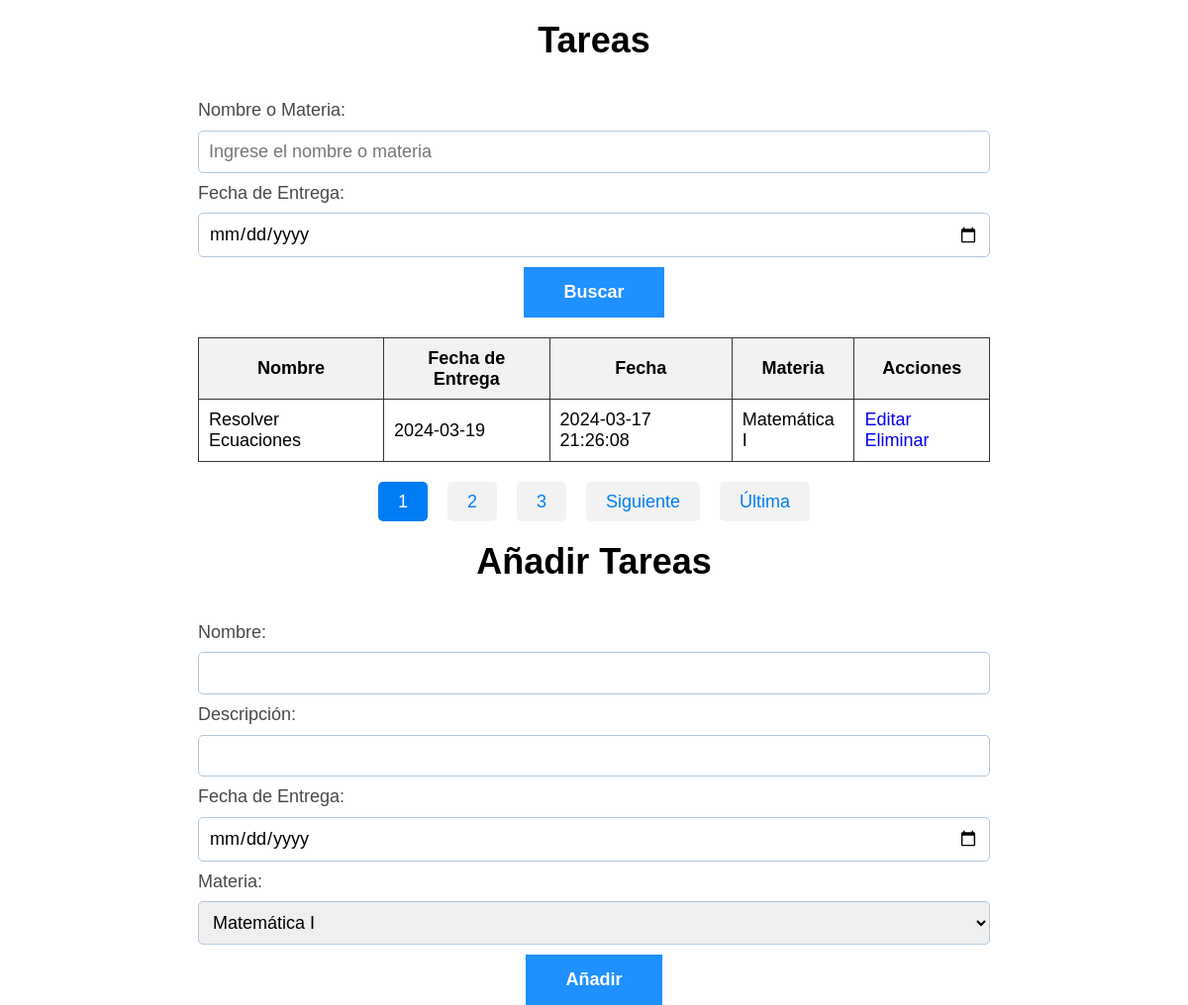
/admin/tareas.php (signed in), run on the app's committed database.
### tables this page shows
CREATE TABLE `tareas` (
  `id` int(11) NOT NULL,
  `nombre` varchar(255) NOT NULL,
  `descripcion` varchar(255) NOT NULL,
  `fecha_entrega` date NOT NULL,
  `archivo` longblob NOT NULL,
  `fecha_emision` timestamp NOT NULL DEFAULT current_timestamp(),
  `materia_id` int(11) DEFAULT NULL
);

CREATE TABLE `materias` (
  `id` int(11) NOT NULL,
  `nombre` varchar(100) NOT NULL,
  `instructor` varchar(255) NOT NULL,
  `curso_id` int(11) NOT NULL
);

### admin/tareas.php (the view, shortened to what this page needs)
<?php
include("../config/sesion.php");
$search = isset($_GET['search']) ? $_GET['search'] : '';
$date = isset($_GET['date']) ? $_GET['date'] : '';
$base_url = 'tareas.php';
$query_string = '';
$query = "SELECT * FROM tareas WHERE 1";
$get_inscriptions = $conn->prepare($query);
$get_inscriptions->execute();
$resultados = $get_inscriptions->fetchAll();
$num_inscripciones_por_pagina = 1;
$total_resultados = count($resultados);
$total_paginas = ceil($total_resultados / $num_inscripciones_por_pagina);
$pagina_actual = isset($_GET['pagina']) ? min(max(1, $_GET['pagina']), $total_paginas) : 1;
$inicio = ($pagina_actual - 1) * $num_inscripciones_por_pagina;
$resultados_paginados = array_slice($resultados, $inicio, $num_inscripciones_por_pagina);
?>
<!DOCTYPE html>
<html lang="en">
<head>
    <link rel="stylesheet" href="../build/css/app.css" />
</head>
<body>
    <h2>Tareas</h2>
    <div class="bloques">
        <form class="formulario" method="GET" action="<?= $base_url ?>">
            <label for="search" class="formulario__label">Nombre o Materia:</label>
            <input class="formulario__input" type="text" name="search" placeholder="Ingrese el nombre o materia" value="<?= htmlspecialchars($search) ?>">
            <label for="date" class="formulario__label">Fecha de Entrega:</label>
            <input class="formulario__input" type="date" name="date" id="date" value="<?= htmlspecialchars($date) ?>">
            <button class="formulario__submit" type="submit">Buscar</button>
        </form>
        <table>
            <thead>
                <tr>
                    <th>Nombre</th>
                    <th>Fecha de Entrega</th>
                    <th>Fecha</th>
                    <th>Materia</th>
                    <th>Acciones</th>
                </tr>
            </thead>
            <tbody>
                <?php foreach ($resultados_paginados as $tareas) { ?>
                    <tr>
                        <td><?= $tareas['nombre']; ?></td>
                        <td><?= $tareas['fecha_entrega']; ?></td>
                        <td><?= $tareas['fecha_emision']; ?></td>
                        <td>
                            <?php
                            $query_materia = "SELECT nombre FROM materias WHERE id = ?";
                            $get_materia = $conn->prepare($query_materia);
                            $get_materia->execute([$tareas['materia_id']]);
                            $materia = $get_materia->fetchColumn();
                            echo $materia;
                            ?>
                        </td>
                        <td><a href="updateInstructor?id=<?= $tareas["id"] ?>">Editar</a> <a href="deleteInstructor?id=<?= $tareas['id'] ?>">Eliminar</a></td>
                    </tr>
                <?php } ?>
            </tbody>
        </table>
        <?php if ($total_paginas > 1) { ?>
            <div class='pagination'>
                <?php for ($i = 1; $i <= $total_paginas; $i++) { ?>
                    <a <?= ($pagina_actual == $i) ? 'class="active"' : '' ?> href='<?= "$base_url?pagina=$i$query_string" ?>'><?= $i ?></a>
                <?php } ?>
                <?php if ($pagina_actual < $total_paginas) { ?>
                    <a href='<?= "$base_url?pagina=" . ($pagina_actual + 1) . "$query_string" ?>'> Siguiente </a>
                    <a href='<?= "$base_url?pagina=$total_paginas$query_string" ?>'> Última </a>
                <?php } ?>
            </div>
        <?php } ?>
    </div>
    <h2>Añadir Tareas</h2>
    <div class="bloques">
        <form action="tareas.php" method="POST" class="formulario">
            <label for="nombre" class="formulario__label">Nombre:</label>
            <input class="formulario__input" type="text" name="nombre" id="nombre" required value="<?php echo isset($_POST['nombre']) ? htmlspecialchars($_POST['nombre']) : ''; ?>" />
            <label for="descripcion" class="formulario__label">Descripción:</label>
            <input class="formulario__input" type="text" name="descripcion" id="descripcion" required value="<?php echo isset($_POST['descripcion']) ? htmlspecialchars($_POST['descripcion']) : ''; ?>" />
            <label for="fecha_entrega" class="formulario__label">Fecha de Entrega:</label>
            <input class="formulario__input" type="date" name="fecha_entrega" id="fecha_entrega" required value="<?php echo isset($_POST['fecha_entrega']) ? htmlspecialchars($_POST['fecha_entrega']) : ''; ?>" />
            <label for="materia" class="formulario__label">Materia:</label>
            <select class="formulario__input" name="materia" id="materia">
                <?php
                $query_cursos = "SELECT * FROM materias";
                $get_cursos = $conn->prepare($query_cursos);
                $get_cursos->execute();
                $materias = $get_cursos->fetchAll();
                foreach ($materias as $materia) echo "<option value='" . $materia['id'] . "'>" . $materia['nombre'] . "</option>";
                ?>
            </select>
            <input class="formulario__submit" type="submit" value="Añadir">
        </form>
    </div>
</body>
</html>

### build/css/app.css (style rules this page uses)
* { list-style:none }
html { box-sizing:border-box;font-size:62.5%;height:100% }
*,:after,:before { box-sizing:inherit }
body { font-family:Outfit,sans-serif;font-size:1.8rem }
a { text-decoration:none }
html { line-height:1.15;-webkit-text-size-adjust:100% }
body { margin:0 }
a { background-color:transparent }
button,input,optgroup,select,textarea { font-family:inherit;font-size:100%;line-height:1.15;margin:0 }
button,input { overflow:visible }
button,select { text-transform:none }
[type=button],[type=reset],[type=submit],button { -webkit-appearance:button }
h1,h2,h3 { font-family:Outfit,sans-serif;font-weight:900;margin:2rem 0;text-align:center }
h2 { font-size:3.6rem }
.bloques { margin:0 auto;width:min(95%,80rem) }
@media (min-width:768px) { .bloques { margin-top:3rem } }
.formulario { display:flex;flex-direction:column }
.formulario__label { color:rgba(26,27,21,.8);display:block;font-size:1.8rem;margin-top:1rem }
.formulario__input,.formulario__input--sociales,.formulario__select,.formulario__select--sociales { border:1px solid #b1c7dd;border-radius:.5rem;margin-top:1rem;padding:1rem }
.formulario__submit { align-self:flex-start;background-color:#1e90ff;border:none;color:#fff;display:inline-block;font-size:1.8rem;font-weight:700;margin:1rem auto 0;padding:1.5rem 4rem;text-align:center;transition-duration:.3s;transition-property:background-color;width:100%;width:auto }
table { border-collapse:collapse;margin-top:20px;width:100% }
table,td,th { border:1px solid #333 }
td,th { padding:10px }
th,tr:nth-child(2n) { background-color:#f2f2f2 }
.pagination { align-items:center;display:flex;justify-content:center;margin-top:20px }
.pagination a { background-color:#f2f2f2;border-radius:5px;color:#007df4;display:inline-block;font-size:18px;margin:0 10px;padding:10px 20px;text-decoration:none;transition:all .2s }
.pagination a.active,.pagination a:hover { background-color:#007df4;color:#fff }

### data on the page
tareas: nombre "Resolver Ecuaciones", fecha_entrega "2024-03-19", fecha_emision "2024-03-17 21:26:08", materia.nombre "Matemática I"

### other printed values
form field materia "Matemática I"
